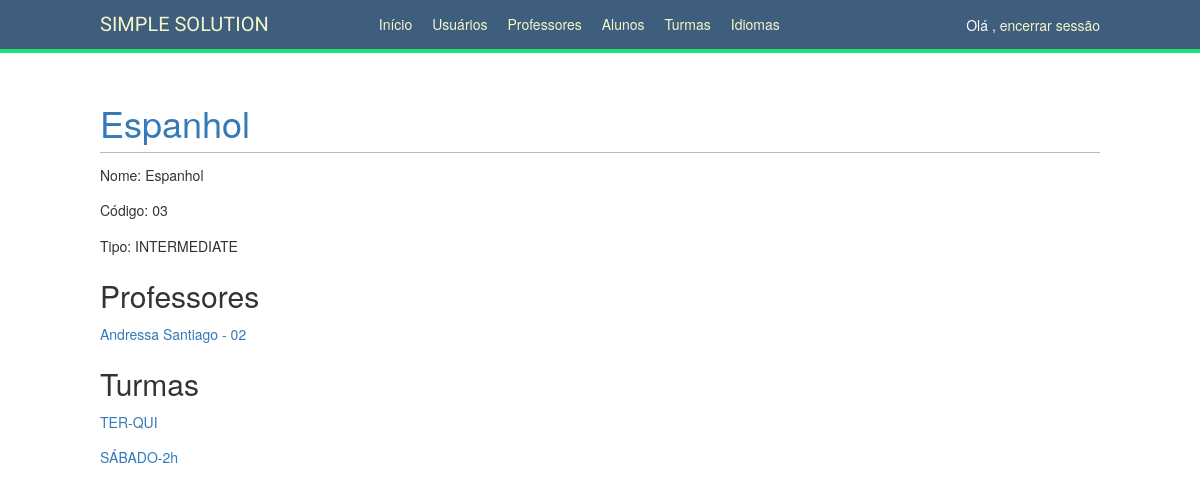
The app's page /school/subjects/3/ (signed in) with its own data.
### school/models.py (models this page shows, shortened)
class Subject(models.Model):
    STARTER = 'STARTER'
    BASIC = 'BASIC'
    INTERMEDIATE = 'INTERMEDIATE'
    ADVANCED = 'ADVANCED'
    SUBJECT_TYPE_MAP = {
        STARTER: 'STARTER',
        BASIC: 'BASIC',
        INTERMEDIATE: 'INTERMEDIATE',
        ADVANCED: 'ADVANCED',
    }
    SUBJECT_TYPE_CHOICES = (
        (STARTER, SUBJECT_TYPE_MAP[STARTER]),
        (BASIC, SUBJECT_TYPE_MAP[BASIC]),
        (INTERMEDIATE, SUBJECT_TYPE_MAP[INTERMEDIATE]),
        (ADVANCED, SUBJECT_TYPE_MAP[ADVANCED]),
    )
    name = models.CharField(max_length=80, unique=True, verbose_name='Nome')
    code = models.CharField(max_length=25, unique=True, verbose_name='Código')
    subject_type = models.CharField(
        max_length=12,
        choices=SUBJECT_TYPE_CHOICES, verbose_name='Nível'
    )
    professors = models.ManyToManyField(Professor, blank=True,)
    students = models.ManyToManyField('Student', blank=True)
    def get_subject_type(self):
        return self.SUBJECT_TYPE_MAP[self.subject_type]

class Professor(models.Model):
    profile = models.OneToOneField(Profile,
                                   on_delete=models.PROTECT,
                                   primary_key=True)
    code = models.CharField(max_length=25, blank=True, auto_created=True, verbose_name='Cód')
    def __str__(self):
        return '{} - {}'.format(self.profile, self.code)

class Career(models.Model):
    SEG_QUA = 'SEG-QUA'
    TER_QUI = 'TER-QUI'
    SEXTA = 'SEXTA-2h'
    SABADO = 'SÁBADO-2h'
    WEEK_DAYS_MAP = {
        SEG_QUA: 'SEG-QUA',
        TER_QUI: 'TER-QUI',
        SEXTA: 'SEXTA-2h',
        SABADO: 'SÁBADO-2h',
    }
    WEEK_DAYS_CHOICES = [
        (SEG_QUA, WEEK_DAYS_MAP[SEG_QUA]),
        (TER_QUI, WEEK_DAYS_MAP[TER_QUI]),
        (SEXTA, WEEK_DAYS_MAP[SEXTA]),
        (SABADO, WEEK_DAYS_MAP[SABADO]),
    ]
    name = models.CharField(max_length=80, verbose_name='Dias da semana', choices=WEEK_DAYS_CHOICES)
    code = models.CharField(max_length=25, verbose_name='Cód',unique=True)
    subjects = models.ManyToManyField(Subject, blank=True,)
    time = models.CharField(max_length=30,verbose_name='Horário',default='10:00/11:00')

### account/models.py (models this page shows)
class Profile(models.Model):
    PROFESSOR = 'PR'
    STUDENT = 'AL'
    ADMIN = 'AD'
    PROFILE_TYPE_CHOICES = (
        (PROFESSOR, 'Professor'),
        (STUDENT, 'Aluno'),
        (ADMIN, 'Admin')
    )
    user = models.OneToOneField(settings.AUTH_USER_MODEL, on_delete=models.PROTECT)
    date_of_birth = models.DateField(blank=True, null=True, help_text='mm/dd/yy', verbose_name='Data nascimento')
    address = models.CharField(max_length=255, blank=True, verbose_name='Endereço')
    phone = models.CharField(max_length=255, blank=True, verbose_name='Telefone')
    created = models.DateTimeField(auto_now_add=True, verbose_name='Data criação')
    profile_type = models.CharField(
        max_length=2,
        choices=PROFILE_TYPE_CHOICES, verbose_name='Tipo de usuário'
    )
    def __str__(self):
        return '{} {}'.format(self.user.first_name, self.user.last_name)

### school/views.py (the view)
# urls.py: path('subjects/<int:subject_id>/', views.subject_detail, name='subject_detail'),
@staff_member_required
def subject_detail(request, subject_id):
    subject = get_object_or_404(Subject, pk=subject_id)
    return render(request, 'school/subject/detail.html', {'section': 'subjects',
                                                          'subject': subject})

### school/templates/school/subject/detail.html (shortened to what this page needs)
{% extends "base.html" %}
{% block content %}
    <h1><a href="{% url "subject_edit" subject.id %}">{{ subject.name }}</a></h1>
    <p>Nome: {{ subject.name }}</p>
    <p>Código: {{ subject.code }}</p>
    <p>Tipo: {{ subject.get_subject_type }}</p>
    <h2>Professores</h2>
    {% for professor in subject.professors.all %}
        <p><a href="{% url "professor_detail" professor.pk %}">{{ professor }}</a></p>
    {% endfor %}
    <h2>Turmas</h2>
    {% for career in subject.career_set.all %}
        <p><a href="{% url "career_detail" career.id %}">{{ career.name }}</a></p>
    {% endfor %}
{% endblock %}

### account/static/css/base.css (style rules this page uses)
body { margin:0; padding:0; font-family:helvetica, sans-VITRif; }
p { line-height: 1.8; }
a { color:#120a8f; text-decoration:none; }
h1, h2, h3, h4, h5 , h6 { font-family: 'Muli', sans-VITRif; font-weight:normal; }
h1 { border-bottom:1px solid #bbb; padding:0 0 10px 0; margin:10px 0 20px 0; }
h2 { margin:30px 0 20px; }

### records on screen
Subject: name "Espanhol", code "03", get_subject_type "INTERMEDIATE"
Professor: profile_id+code "Andressa Santiago - 02"
Career: name "TER-QUI"
Career: name "SÁBADO-2h"
